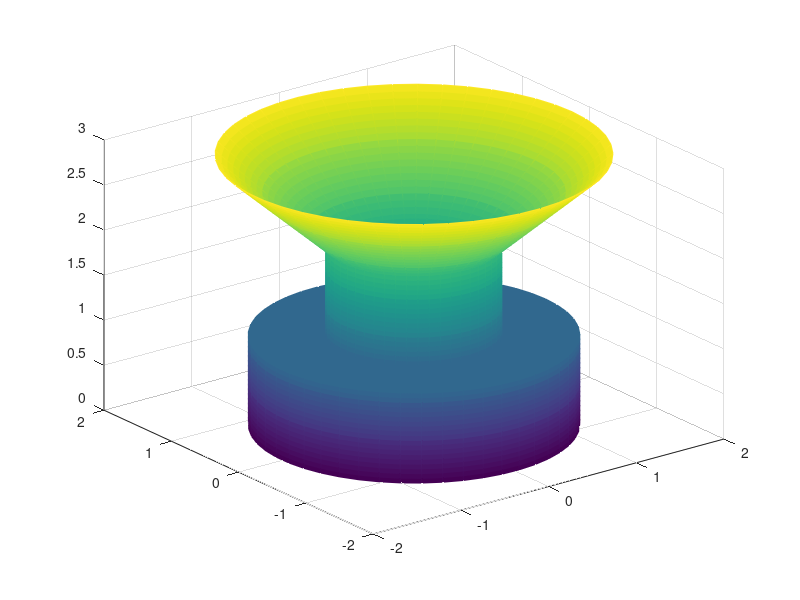

Write the MATLAB code that produced this figure. (Note: this script raises an error after producing the figure.)
graphics_toolkit('qt');

theta = linspace(0, 2*pi, 50);

% Three sections with different radii (vase shape)
% Section 1: bottom (wider base)
z1 = linspace(0, 1, 20);
r1 = 1.5;

% Section 2: middle (narrower neck)
z2 = linspace(1, 2, 20);
r2 = 0.8;

% Section 3: top (widening blob)
z3 = linspace(2, 3, 20);
r3 = linspace(0.8, 1.8, 20);

% Combine sections
z = [z1, z2, z3];
r = [repmat(r1, 1, 20), repmat(r2, 1, 20), r3];

% Create meshgrid
[TH, Z] = meshgrid(theta, z);
R = repmat(r, length(theta), 1)';

X = R .* cos(TH);
Y = R .* sin(TH);

surf(X, Y, Z, 'EdgeColor', 'interp');
colormap(parula);
shading interp;
axis equal;
title('Vase Cylinder - Drag to rotate');
xlabel('X'); ylabel('Y'); zlabel('Z');
view(30, 20);

printf('Interactive 3D window opened. Drag to rotate, scroll to zoom. Close window to exit.\n');
waitfor(gcf);
